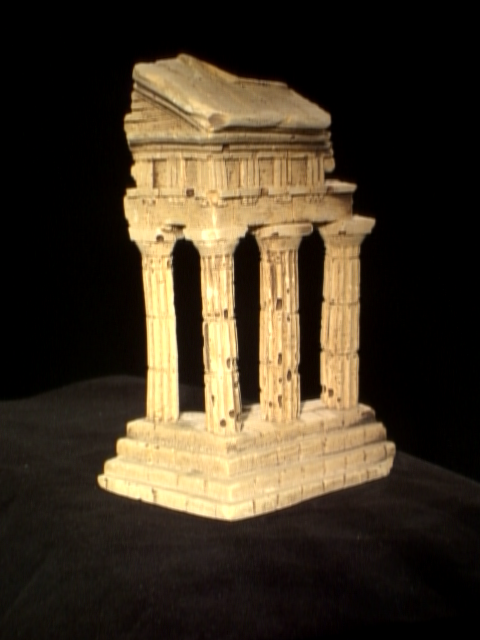
#> input picture HW1/src/data/im1.png, 480 x 640 px, found by its file name
$ python sparse_reconstruction.py
#> lines starting #> are read from the running program, lines starting #| are printed output that depends on the picture; long printed decimals are rounded
import cv2
import os
import sys
import numpy as np
import matplotlib.pyplot as plt
import helper_functions as _helper
from camera_calibration import calculate_reprojection_error


# [497 lines left out: functions compute_fundamental_matrix, compute_epipolar_correspondences, compute_essential_matrix, triangulate_points, visualize, not called in this run]

    ####################################


if __name__ == "__main__":
    data_for_fundamental_matrix = np.load("UMich/3D-robot-perception/HW1/src/data/corresp_subset.npz")
#> (reads HW1/src/data/corresp_subset.npz from the repository)
    pts1_for_fundamental_matrix = data_for_fundamental_matrix['pts1']
    pts2_for_fundamental_matrix = data_for_fundamental_matrix['pts2']

    img1 = cv2.imread('UMich/3D-robot-perception/HW1/src/data/im1.png')
#> img1 is the input picture: shape (640, 480, 3); mean B, G, R 37.1, 53.9, 65.3
    img2 = cv2.imread('UMich/3D-robot-perception/HW1/src/data/im2.png')
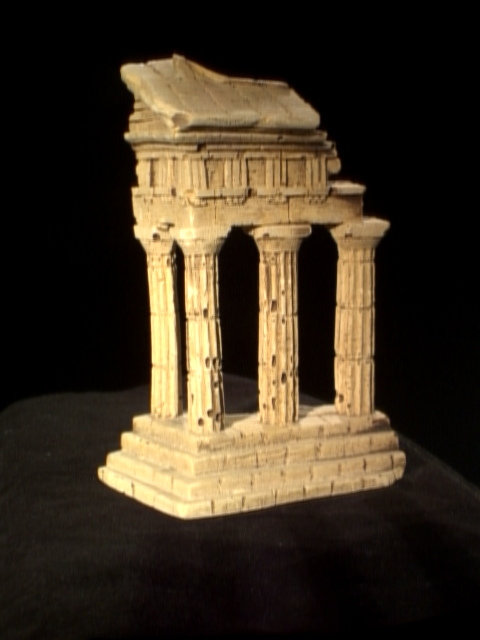
#> input picture HW1/src/data/im2.png, 480 x 640 px, found by its file name
#> img2 is the input picture: shape (640, 480, 3); mean B, G, R 33.3, 49.2, 60.7
    scale = max(img1.shape)
#> scale = 640


    data_for_temple = np.load("UMich/3D-robot-perception/HW1/src/data/temple_coords.npz")
#> (reads HW1/src/data/temple_coords.npz from the repository)
    pts1_epipolar = data_for_temple['pts1']

    data_for_intrinsics = np.load("UMich/3D-robot-perception/HW1/src/data/intrinsics.npz")
#> (reads HW1/src/data/intrinsics.npz from the repository)
    K1 = data_for_intrinsics['K1']
    K2 = data_for_intrinsics['K2']

    ####################################
    ##########YOUR CODE HERE############
    ####################################

    # get the fundamental matrix

    F = compute_fundamental_matrix(
        pts1_for_fundamental_matrix,
        pts2_for_fundamental_matrix,
        scale
    )
    # print(F)
    # compute fundamental matriz using cv2
    F_cv, _ = cv2.findFundamentalMat(pts1_for_fundamental_matrix, pts2_for_fundamental_matrix, cv2.FM_LMEDS)

    # import pdb; pdb.set_trace()

    # visualize the epipolar lines
    # _helper.epipolar_lines_GUI_tool(
    #     img1,
    #     img2,
    #     F
    # )

    # _helper.epipolar_correspondences_GUI_tool(
    #     img1,
    #     img2,
    #     F
    # )


    # # get the essential matrix
    E = compute_essential_matrix(
        K1,
        K2,
        F
    )

    E_cv = cv2.findEssentialMat(pts1_for_fundamental_matrix, pts2_for_fundamental_matrix, K1, method=cv2.RANSAC, prob=0.999, threshold=1.0)

    E_cv = E_cv[0]

    print("Fundamental Matrix: ", F)
#| Fundamental Matrix:  [[ 3.56440672e-09 -5.92131870e-08 -1.65029959e-05]
#|  [-1.30829066e-07 -1.31095126e-09  1.12471525e-03]
#|  [ 3.04775126e-05 -1.08013400e-03 -4.16583180e-03]]
    print("Essential Matrix: ", E)
#| Essential Matrix:  [[ 8.23954018e-03 -1.37373313e-01 -4.56779305e-02]
#|  [-3.03520601e-01 -3.05238066e-03  1.65535639e+00]
#|  [-1.12915154e-03 -1.67598594e+00 -2.87296484e-03]]

    # # get the epipolar correspondences
    pts2_ep = compute_epipolar_correspondences(
        img1,
        img2,
        pts1_epipolar,
        F
    )
#> after the loop in compute_epipolar_correspondences, `for i in range(pts1.shape[0]):`: pts2_ep = 288 pairs, first value 98 to 406, second value 54 to 520
    import pdb; pdb.set_trace()

    # Ensure the points are in the correct format
    pts1_epipolar = np.array(pts1_epipolar, dtype=np.float32)
#> pts1_epipolar = 288 pairs, first value 100 to 396, second value 54 to 522

    # # # # triangulate the points
    # point_cloud, _ = triangulate_points(
    #     E,
    #     pts1_epipolar,
    #     pts2_ep,
    #     K1,
    #     K2
    # )

    point_cloud, point_cloud_cv = triangulate_points(
        E,
        pts1_epipolar,
        pts2_ep,
        K1,
        K2
    )
#> the loop in triangulate_points, `for key in computed_3d_points.keys():` made 4 passes
#| For Projection Matrix:  0  Error:  0.4612
#| For Projection Matrix:  1  Error:  0.4612
#| For Projection Matrix:  2  Error:  0.4612
#| For Projection Matrix:  3  Error:  0.4612
#> after the loop in triangulate_points, `for key in computed_3d_points.keys():`: best_error = 0.461; best_error_idx = 2
#| Extrinsic Matrix:  [[ 9.65189813e-01 -2.84559523e-02  2.59997852e-01 -9.96280770e-01]
#|  [ 2.73497924e-02  9.99594929e-01  7.87192866e-03 -2.73495739e-02]
#|  [-2.60116537e-01 -4.87018080e-04  9.65577107e-01  8.17106323e-02]]
#| Extrinsic Matrix 0:  [[ 9.94698386e-01  2.65195250e-02  9.93571108e-02 -9.96280770e-01]
#|  [ 2.64524175e-02 -9.99648087e-01  1.99296626e-03 -2.73495739e-02]
#|  [ 9.93749983e-02  6.45835459e-04 -9.95049844e-01  8.17106323e-02]]
#> in triangulate_points, `point_cloud = np.array(points_clouds[best_error_idx])`: point_cloud = 288 rows, first 6: [-0.286, -0.463, 3.67, 1], [-0.316, -0.451, 3.69, 1], [-0.342, -0.448, 3.7, 1], [-0.364, -0.434, 3.63, 1], [-0.389, -0.428, 3.6, 1], [-0.398, -0.401, 3.6, 1]
#> the loop in triangulate_points, `for i in range(pts1_ep.shape[0]):` made 288 passes
#> after the loop in triangulate_points, `for i in range(pts1_ep.shape[0]):`: cv2_reprojections = 288 pairs, first value 98.02 to 406, second value 53.52 to 519.7
#> in triangulate_points, `point_cloud_cv = cv2_point_cloud.T / cv2_point_cloud.T[3]`: point_cloud_cv = 288 rows, first 6: [0.778, 1.06, 1, 0.992], [0.857, 1.02, 1, 0.986], [0.923, 1.01, 1, 0.983], [1, 1, 1, 1], [1.08, 0.993, 0.999, 1.01], [1.1, 0.933, 0.999, 1.01]
#| CV2 Triangulation Error:  0.4612

    import pdb; pdb.set_trace()

    # point_cloud, _ = triangulate_points(
    #     E,
    #     pts1_epipolar,
    #     pts2_ep,
    #     K1,
    #     K2
    # )

    import pdb; pdb.set_trace()

    # # # visualize the point cloud
    visualize(point_cloud)
#> in visualize, `plt.show()`:
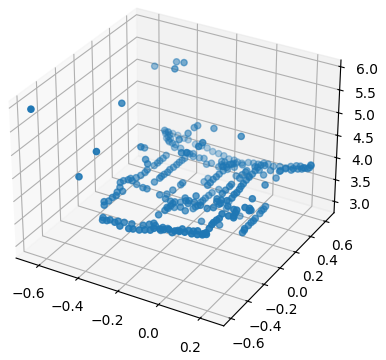
#> figure drawn by matplotlib, 1 panel

    # ####################################
